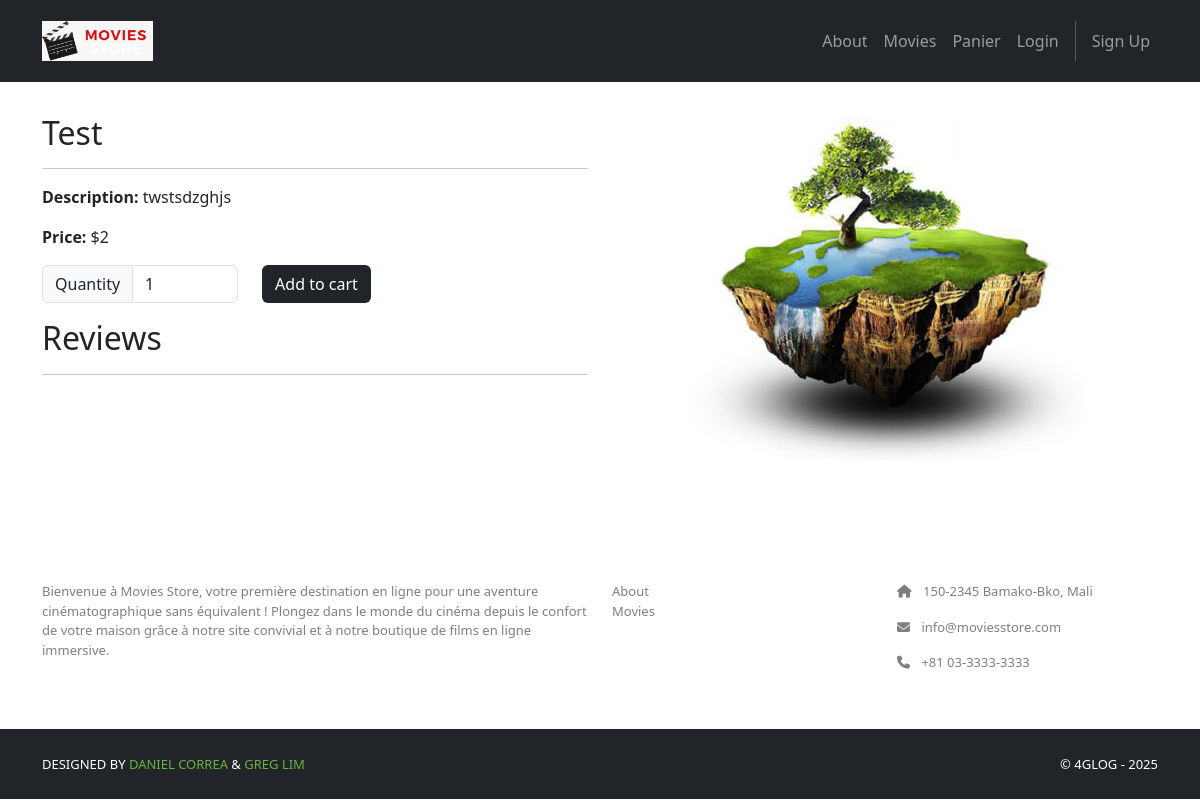
/movies/1/, run on the app's committed database.
### movies/models.py (models this page shows, shortened)
class Movie(models.Model):
    id = models.AutoField(primary_key=True)
    title = models.CharField(max_length=255)
    price = models.IntegerField()
    description = models.TextField()
    image = models.ImageField(upload_to='movies/images')

### movies/views.py (the view)
# urls.py: path('<int:id>/', views.show, name='movies.show'),
def show(request, id):
    movie = Movie.objects.get(id=id)
    reviews = Review.objects.filter(movie=movie)
    template_data = {}
    template_data['title'] = movie.title
    template_data['movie'] = movie
    template_data['reviews'] = reviews
    return render(request, 'movies/show.html',
                  {'template_data': template_data})

### movies/templates/movies/show.html (shortened to what this page needs)
{% extends 'base.html' %} {% block content %} {% load static %}
<div class="p-3">
  <div class="container">
    <div class="row mt-3">
      <div class="col-md-6 mx-auto mb-3">
        <h2>{{ template_data.movie.title }}</h2>
        <hr />
        <p><b>Description:</b> {{ template_data.movie.description }}</p>
        <p><b>Price:</b> ${{ template_data.movie.price }}</p>
         <p class="card-text">
          <form method="post" action="{% url 'cart.add' id=template_data.movie.id %}">
            <div class="row">
              <div class="col-auto">
                <div class="input-group col-auto">
                  <div class="input-group-text">Quantity
                    </div>
                  <input type="number" min="1" max="10"
                    class="form-control quantity-input"
                    name="quantity" value="1">
                </div>
              </div>
              <div class="col-auto">
                <button class="btn bg-dark text-white"
                  type="submit">Add to cart</button>
              </div>
            </div>
          </form>
        </p>
        <h2>Reviews</h2>
        <hr />
      </div>
      <div class="col-md-6 mx-auto mb-3 text-center">
        <img
          src="{{ template_data.movie.image.url }}"
          class="rounded img-card-400"
        />
      </div>
    </div>
  </div>
</div>
{% endblock content %}

### moviesstore/static/css/style.css (style rules this page uses)
.bg-dark { background-color: #2E2E2E !important; }
.img-card-400 { width: fit-content; max-width: 400px; }

### data on the page
Movie: movie "Test", movie.description "twstsdzghjs", movie.price "2", movie.image (picture)
